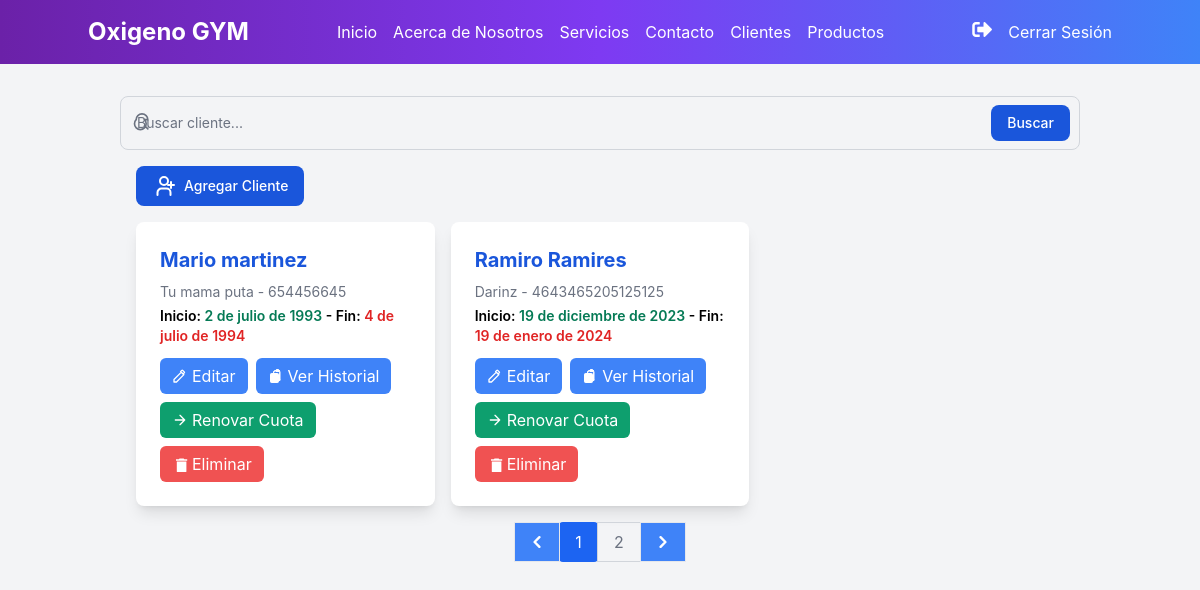
Page /clientes/ (signed in) on the earlier database version.
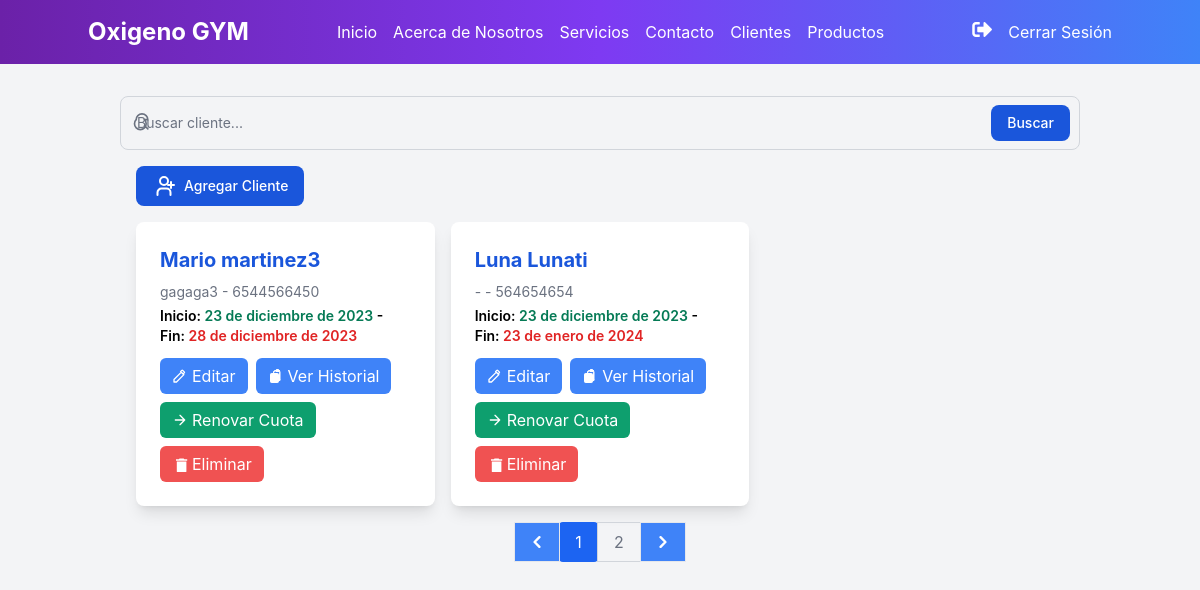
Same page on the later database version.
### OxigenoGYMAPP/models.py (models this page shows, shortened)
class Cliente(models.Model):
    id_cliente = models.AutoField(primary_key=True)
    nombre_completo = models.CharField(max_length=100)
    dni = models.CharField(max_length=20, unique=True)
    apodo = models.CharField(max_length=50, blank=True)
    fecha_inicio_cuota = models.DateField(default=default_fecha_inicio, blank=True, null=True)
    fecha_fin_cuota = models.DateField(default=default_fecha_fin, blank=True, null=True)

### OxigenoGYMAPP/views.py (the view)
# urls.py: path('clientes/', views.listar_clientes, name='listar_clientes'),
@login_required(login_url='login_gym')
def listar_clientes(request):
    clientes = Cliente.objects.all()
    query = request.GET.get('q')
    if query:
        clientes = clientes.filter(
            Q(nombre_completo__icontains=query) |
            Q(apodo__icontains=query) |
            Q(dni__icontains=query)
        )
    paginator = Paginator(clientes, 2)
    page = request.GET.get('page')
    try:
        clientes_pagina = paginator.page(page)
    except PageNotAnInteger:
        clientes_pagina = paginator.page(1)
    except EmptyPage:
        clientes_pagina = paginator.page(paginator.num_pages)
    historiales_cuotas = CuotaHistorial.objects.all()
    form_cliente = ClienteForm()  # Utiliza el formulario de Django
    return render(request, 'clientes.html', {'clientes': clientes_pagina, 'historiales_cuotas': historiales_cuotas, 'form_cliente': form_cliente, 'historial_form': CuotaHistorialForm()})

### OxigenoGYMAPP/forms.py (shortened to what this page needs)
class ClienteForm(forms.ModelForm):
    class Meta:
        model = Cliente
        fields = ['nombre_completo', 'dni', 'apodo', 'fecha_inicio_cuota', 'fecha_fin_cuota']
        widgets = {
            'fecha_inicio_cuota': forms.DateInput(attrs={'type': 'date', 'placeholder': 'YYYY-MM-DD'}, format='%Y-%m-%d'),
            'fecha_fin_cuota': forms.DateInput(attrs={'type': 'date', 'placeholder': 'YYYY-MM-DD'}, format='%Y-%m-%d'),
        }
    def __init__(self, *args, **kwargs):
        super(ClienteForm, self).__init__(*args, **kwargs)
        if self.instance and self.instance.pk:
            self.fields['fecha_inicio_cuota'].initial = self.instance.fecha_inicio_cuota
            self.fields['fecha_fin_cuota'].initial = self.instance.fecha_fin_cuota

class CuotaHistorialForm(forms.ModelForm):
    class Meta:
        model = CuotaHistorial
        fields = ['fecha_inicio_cuota', 'fecha_fin_cuota']
        widgets = {
            'fecha_inicio_cuota': forms.DateInput(attrs={'type': 'date', 'placeholder': 'YYYY-MM-DD'}, format='%Y-%m-%d'),
            'fecha_fin_cuota': forms.DateInput(attrs={'type': 'date', 'placeholder': 'YYYY-MM-DD'}, format='%Y-%m-%d'),
        }

### OxigenoGYMAPP/templates/clientes.html (shortened to what the changed rows need)
{% extends 'base.html' %}
{% block content %}
<link href="https://cdnjs.cloudflare.com/ajax/libs/flowbite/2.2.0/flowbite.min.css" rel="stylesheet" />
<div class="container mx-auto p-4">
<div class="container mx-auto p-4">
    {% if clientes %}
    <div class="grid grid-cols-1 md:grid-cols-2 lg:grid-cols-3 gap-4">
        {% for cliente in clientes %}
            <div class="bg-white p-6 rounded-lg shadow-lg transition duration-300 ease-in-out hover:shadow-xl">
                <h2 class="text-xl font-bold text-blue-700 mb-2">{{ cliente.nombre_completo }}</h2>
                <p class="text-sm text-gray-500 mb-1">{{ cliente.apodo }} - {{ cliente.dni }}</p>
                <p class="text-sm font-semibold mb-3">Inicio: <span class="text-green-600">{{ cliente.fecha_inicio_cuota }}</span> - Fin: <span class="text-red-600">{{ cliente.fecha_fin_cuota }}</span></p>
                <div class="flex flex-wrap gap-2">
                    <button onclick="abrirModalEditar('{{ cliente.id_cliente }}')" class="flex items-center px-3 py-1.5 bg-blue-500 hover:bg-blue-600 focus:ring-2 focus:ring-blue-300 transition-all duration-300 text-white rounded-md focus:outline-none">
                        Editar
                    </button>
                    <button onclick="abrirModalHistorial('{{ cliente.id_cliente }}')" class="flex items-center px-3 py-1.5 bg-blue-500 hover:bg-blue-600 focus:ring-2 focus:ring-blue-300 transition-all duration-300 text-white rounded-md focus:outline-none">
                        Ver Historial
                    </button>
                    <button onclick="abrirModalRenovar('{{ cliente.id_cliente }}')" class="flex items-center px-3 py-1.5 bg-green-500 hover:bg-green-600 focus:ring-2 focus:ring-green-300 transition-all duration-300 text-white rounded-md focus:outline-none">
                        <svg xmlns="http://www.w3.org/2000/svg" class="h-4 w-4 mr-1" fill="none" viewBox="0 0 24 24" stroke="currentColor" stroke-width="2" aria-label="Renovar cuota">
                            <path stroke-linecap="round" stroke-linejoin="round" d="M5 12h14M12 5l7 7-7 7"></path>
                        </svg>
                        Renovar Cuota
                    </button>
                    <form onsubmit="return confirm('¿Estás seguro de querer eliminar este cliente?');" action="{% url 'eliminar_cliente' cliente.id_cliente %}" method="post" class="inline">
                        <button type="submit" class="flex items-center px-3 py-1.5 bg-red-500 hover:bg-red-600 focus:ring-2 focus:ring-red-300 transition-all duration-300 text-white rounded-md focus:outline-none">
                            <svg class="w-4 h-4 mr-1" fill="currentColor" viewBox="0 0 20 20" aria-label="Eliminar cliente">
                                <path d="M6 19c0 1.1.9 2 2 2h8c1.1 0 2-.9 2-2V7H6v12zM19 4h-3.5l-1-1h-5l-1 1H5v2h14V4z"></path>
                            </svg>
                            Eliminar
                        </button>
                    </form>
                </div>
            </div>
        {% endfor %}
    </div>
{% endif %}
<div class="flex justify-center mt-4">
    <nav class="flex items-center -space-x-px h-10 text-base">
        <a href="?page=1" class="flex items-center justify-center px-4 h-10 text-white bg-blue-500 border border-blue-500 rounded-l-md transition duration-300 ease-in-out transform hover:bg-blue-600 hover:scale-105">
            <svg class="w-3 h-3 rtl:rotate-180" aria-hidden="true" xmlns="http://www.w3.org/2000/svg" fill="none" viewBox="0 0 6 10">
                <path stroke="currentColor" stroke-linecap="round" stroke-linejoin="round" stroke-width="2" d="M5 1 1 5l4 4"/>
            </svg>
        </a>
        {% for i in clientes.paginator.page_range %}
            <a href="?page={{ i }}" class="flex items-center justify-center px-4 h-10 leading-tight {% if i == clientes.number %}text-white bg-blue-600 border-blue-600 rounded{% else %}text-gray-500 border border-gray-300 hover:bg-gray-100 hover:text-gray-700 transition duration-300 ease-in-out{% endif %}">
                {{ i }}
            </a>
        {% endfor %}
        <a href="?page={{ clientes.paginator.num_pages }}" class="flex items-center justify-center px-4 h-10 text-white bg-blue-500 border border-blue-500 rounded-r-md transition duration-300 ease-in-out transform hover:bg-blue-600 hover:scale-105">
            <svg class="w-3 h-3" aria-hidden="true" xmlns="http://www.w3.org/2000/svg" fill="none" viewBox="0 0 6 10">
                <path stroke="currentColor" stroke-linecap="round" stroke-linejoin="round" stroke-width="2" d="m1 9 4-4-4-4"/>
            </svg>
        </a>
    </nav>
</div>
</body>
{% endblock %}

Differences in the rows shown:
removed Cliente: nombre_completo "Ramiro Ramires", apodo "Darinz", dni "4643465205125125", fecha_inicio_cuota "19 de diciembre de 2023", fecha_fin_cuota "19 de enero de 2024"
changed Cliente: nombre_completo "Mario martinez" → "Mario martinez3"; apodo "Tu mama puta" → "gagaga3"; dni "654456645" → "6544566450"; fecha_inicio_cuota "2 de julio de 1993" → "23 de diciembre de 2023"; fecha_fin_cuota "4 de julio de 1994" → "28 de diciembre de 2023"
added Cliente: nombre_completo "Luna Lunati", apodo "-", dni "564654654", fecha_inicio_cuota "23 de diciembre de 2023", fecha_fin_cuota "23 de enero de 2024"
